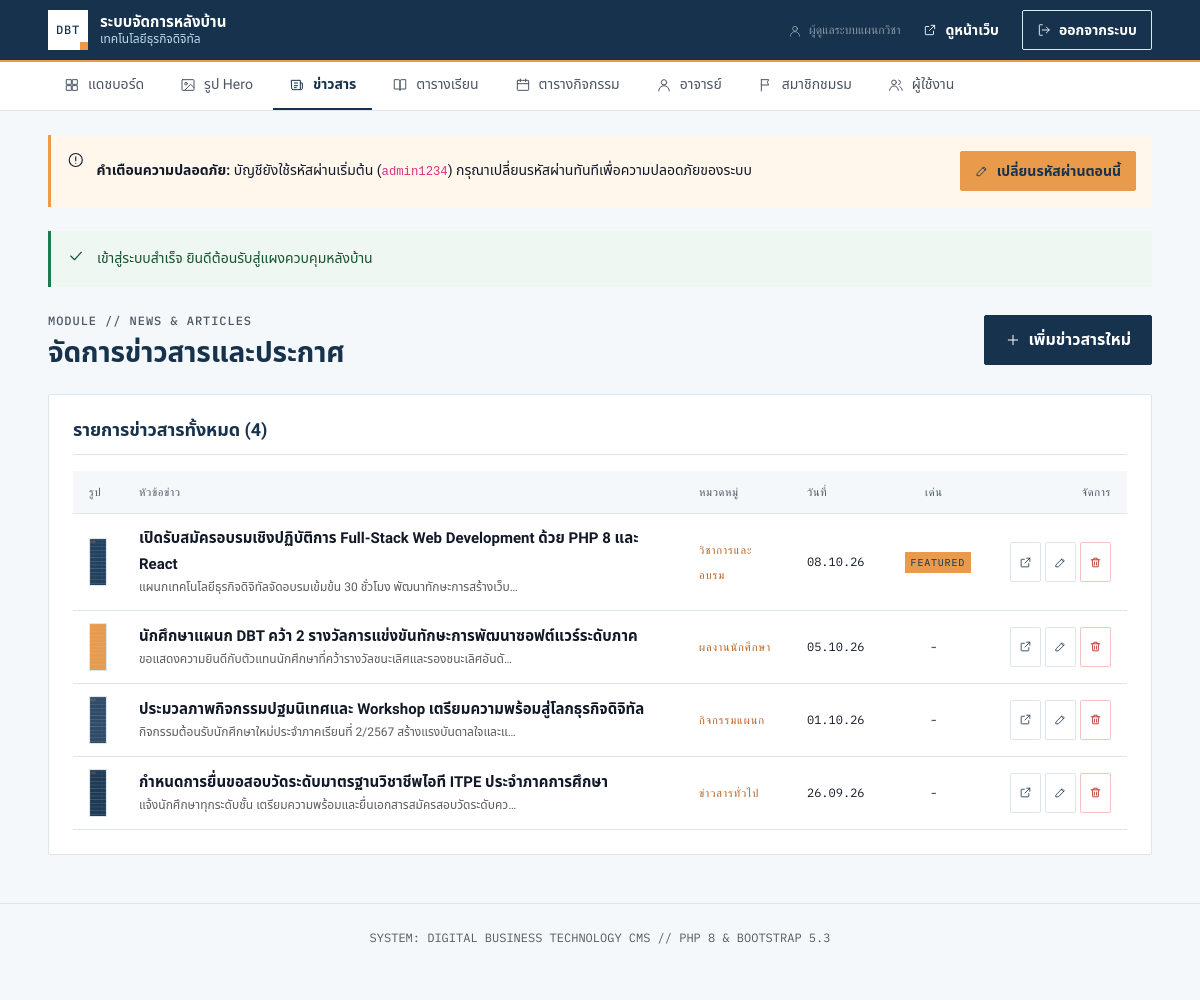
Screenshot of /admin/news.php (signed in) with the database file from the repository.
### tables this page shows
CREATE TABLE `users` (
  `id` INT AUTO_INCREMENT PRIMARY KEY,
  `username` VARCHAR(50) NOT NULL UNIQUE,
  `password_hash` VARCHAR(255) NOT NULL,
  `full_name` VARCHAR(100) NOT NULL,
  `role` VARCHAR(20) NOT NULL DEFAULT 'admin',
  `created_at` TIMESTAMP DEFAULT CURRENT_TIMESTAMP
);

CREATE TABLE `news` (
  `id` INT AUTO_INCREMENT PRIMARY KEY,
  `category_id` INT NOT NULL,
  `title` VARCHAR(255) NOT NULL,
  `summary` TEXT NOT NULL,
  `content` MEDIUMTEXT NOT NULL,
  `image_path` VARCHAR(255) NULL,
  `is_featured` TINYINT(1) NOT NULL DEFAULT 0,
  `published_at` DATE NOT NULL,
  `created_at` TIMESTAMP DEFAULT CURRENT_TIMESTAMP,
  INDEX `idx_news_cat` (`category_id`),
  INDEX `idx_news_pub` (`published_at`)
);

CREATE TABLE `news_categories` (
  `id` INT AUTO_INCREMENT PRIMARY KEY,
  `name` VARCHAR(50) NOT NULL,
  `slug` VARCHAR(50) NOT NULL UNIQUE
);

### admin/news.php (the view, shortened to what the rows shown need)
<?php
require_once __DIR__ . '/../includes/admin-header.php';
$action = filter_input(INPUT_GET, 'action', FILTER_DEFAULT) ?: 'list';
$categories = q("SELECT * FROM news_categories ORDER BY id ASC")->fetchAll();
$editItem = null;
$allNews = q("
  SELECT n.*, c.name as category_name
  FROM news n
  JOIN news_categories c ON n.category_id = c.id
  ORDER BY n.published_at DESC, n.id DESC
")->fetchAll();
?>
<div class="d-flex justify-content-between align-items-center mb-4">
  <div>
    <h1 style="font-size: 1.75rem; margin: 0;">จัดการข่าวสารและประกาศ</h1>
  </div>
</div>
<?php if ($action === 'new' || $action === 'edit'): ?>
  <!-- ====================================================================
       CREATE / EDIT FORM
       ==================================================================== -->
  <div class="admin-card">
    <div class="admin-card-head">
      <h3><?= $action === 'edit' ? 'แก้ไขข่าวสาร #' . $editItem['id'] : 'สร้างข่าวสารใหม่' ?></h3>
    </div>
    <form method="POST" action="<?= url('admin/news.php') ?>" enctype="multipart/form-data">
      <?= csrf_field() ?>
      <input type="hidden" name="sub_action" value="save">
      <?php if ($editItem): ?>
        <input type="hidden" name="id" value="<?= $editItem['id'] ?>">
      <?php endif; ?>
      <div class="row g-3">
        <div class="col-12 col-md-8">
          <label for="title" class="form-label">หัวข้อข่าว <span class="req">*</span></label>
          <input type="text"
                 name="title"
                 id="title"
                 class="form-control"
                 value="<?= e($_POST['title'] ?? $editItem['title'] ?? '') ?>"
                 required>
        </div>
        <div class="col-12 col-md-4">
          <label for="category_id" class="form-label">หมวดหมู่ <span class="req">*</span></label>
          <select name="category_id" id="category_id" class="form-select" required>
            <option value="">-- เลือกหมวดหมู่ --</option>
            <?php foreach ($categories as $c): ?>
              <?php
              $selected = (int) ($_POST['category_id'] ?? $editItem['category_id'] ?? 0) === (int) $c['id'] ? 'selected' : '';
              ?>
              <option value="<?= $c['id'] ?>" <?= $selected ?>><?= e($c['name']) ?></option>
            <?php endforeach; ?>
          </select>
        </div>
        <div class="col-12 col-md-4">
          <label for="published_at" class="form-label">วันที่เผยแพร่</label>
          <input type="date"
                 name="published_at"
                 id="published_at"
                 class="form-control mono"
                 value="<?= e($_POST['published_at'] ?? $editItem['published_at'] ?? date('Y-m-d')) ?>">
        </div>
        <div class="col-12 col-md-8 d-flex align-items-center pt-md-4">
          <div class="form-check">
            <input class="form-check-input"
                   type="checkbox"
                   name="is_featured"
                   value="1"
                   id="is_featured"
                   <?= !empty($_POST['is_featured'] ?? $editItem['is_featured'] ?? 0) ? 'checked' : '' ?>>
            <label class="form-check-label fw-bold text-navy" for="is_featured">
              ปักหมุดเป็นข่าวเด่น (Featured News)
            </label>
          </div>
        </div>
        <div class="col-12">
          <label for="summary" class="form-label">บทสรุปย่อ (Summary Snippet)</label>
          <textarea name="summary"
                    id="summary"
                    rows="2"
                    class="form-control"><?= e($_POST['summary'] ?? $editItem['summary'] ?? '') ?></textarea>
          <div class="form-text">ข้อความเกริ่นนำที่จะแสดงในการ์ดรายการข่าว</div>
        </div>
        <div class="col-12">
          <label for="content" class="form-label">เนื้อหาข่าวฉบับเต็ม (Full HTML/Text) <span class="req">*</span></label>
          <textarea name="content"
                    id="content"
                    rows="8"
                    class="form-control font-monospace"
                    required><?= e($_POST['content'] ?? $editItem['content'] ?? '') ?></textarea>
          <div class="form-text">สามารถใส่แท็ก HTML เช่น &lt;p&gt;, &lt;b&gt;, &lt;ul&gt;, &lt;li&gt; ได้ตามต้องการ</div>
        </div>
        <div class="col-12 col-md-6">
          <label for="image" class="form-label">รูปภาพประกอบข่าว</label>
          <input type="file"
                 name="image"
                 id="image"
                 class="form-control"
                 accept="image/jpeg,image/png,image/webp">
          <?php if (!empty($editItem['image_path'])): ?>
            <div class="mt-2 text-muted" style="font-size: 12px;">
              รูปเดิม: <code><?= e($editItem['image_path']) ?></code>
            </div>
          <?php endif; ?>
        </div>
      </div>
      <div class="mt-4 pt-3 border-top d-flex justify-content-end gap-2">
        <a href="<?= url('admin/news.php') ?>" class="btn btn-line">ยกเลิก</a>
        <button type="submit" class="btn btn-navy">
          <?= icon('check', 16) ?>
          <span>บันทึกข้อมูล</span>
        </button>
      </div>
    </form>
  </div>
<?php else: ?>
  <div class="admin-card">
    <div class="table-responsive">
      <table class="admin-table">
        <thead>
          <tr>
            <th style="width: 50px;">รูป</th>
            <th>หัวข้อข่าว</th>
            <th>หมวดหมู่</th>
            <th>วันที่</th>
            <th class="text-center">เด่น</th>
            <th class="text-end" style="width: 140px;">จัดการ</th>
          </tr>
        </thead>
        <tbody>
          <?php if (empty($allNews)): ?>
            <tr>
              <td colspan="6" class="text-center py-4 text-muted">ยังไม่มีข่าวสารในระบบ</td>
            </tr>
          <?php else: ?>
            <?php foreach ($allNews as $n): ?>
              <tr>
                <td>
                  <?php if (!empty($n['image_path']) && file_exists(ROOT_PATH . '/' . $n['image_path'])): ?>
                    <img src="<?= url($n['image_path']) ?>" class="table-thumb" alt="">
                  <?php else: ?>
                    <div class="table-thumb d-grid place-items-center text-muted mono" style="font-size: 10px;">NO IMG</div>
                  <?php endif; ?>
                </td>
                <td>
                  <span class="fw-bold d-block"><?= e($n['title']) ?></span>
                  <span class="text-muted d-block text-truncate" style="max-width: 380px; font-size: 12px;">
                    <?= e($n['summary']) ?>
                  </span>
                </td>
                <td>
                  <span class="tag"><?= e($n['category_name']) ?></span>
                </td>
                <td class="mono" style="font-size: 12px;">
                  <?= mono_date($n['published_at']) ?>
                </td>
                <td class="text-center">
                  <?php if ($n['is_featured']): ?>
                    <span class="badge-soon" style="font-size: 10px;">FEATURED</span>
                  <?php else: ?>
                    <span class="text-muted mono">-</span>
                  <?php endif; ?>
                </td>
                <td class="text-end">
                  <div class="d-inline-flex gap-1">
                    <a href="<?= url('news.php?id=' . $n['id']) ?>" target="_blank" class="btn btn-sm btn-line py-1 px-2" title="ดูหน้าเว็บ">
                      <?= icon('external', 13) ?>
                    </a>
                    <a href="<?= url('admin/news.php?action=edit&id=' . $n['id']) ?>" class="btn btn-sm btn-line py-1 px-2" title="แก้ไข">
                      <?= icon('pencil', 13) ?>
                    </a>
                    <form method="POST" action="<?= url('admin/news.php') ?>" class="d-inline">
                      <button type="submit"
                              class="btn btn-sm btn-danger-line py-1 px-2"
                              title="ลบ"
                              data-confirm="ยืนยันการลบข่าวสารนี้?">
                        <?= icon('trash', 13) ?>
                      </button>
                    </form>
                  </div>
                </td>
              </tr>
            <?php endforeach; ?>
          <?php endif; ?>
        </tbody>
      </table>
    </div>
  </div>
<?php endif; ?>
<?php require_once __DIR__ . '/../includes/admin-footer.php'; ?>

### includes/admin-header.php (shortened to what the rows shown need)
<?php
require_once __DIR__ . '/helpers.php';
require_once __DIR__ . '/auth.php';
require_login();
$currentUser = current_user();
?>
<!DOCTYPE html>
<html lang="th">
<head>
  <link href="https://cdn.jsdelivr.net/npm/bootstrap@5.3.3/dist/css/bootstrap.min.css" rel="stylesheet">
  <link rel="stylesheet" href="<?= url('assets/css/site.css') ?>">
  <link rel="stylesheet" href="<?= url('assets/css/admin.css') ?>">
</head>
<body style="padding-bottom: 40px; background-color: var(--c-bg-alt);">
<header class="admin-header py-2">
  <div class="container-xl d-flex align-items-center justify-content-between">
    <div class="d-flex align-items-center gap-2">
      <span class="text-white-50 d-none d-md-inline mono" style="font-size: 12px;">
        <?= icon('user', 14) ?> <?= e($currentUser['full_name'] ?? $currentUser['username'] ?? 'Admin') ?>
      </span>
      <a href="<?= url('index.php') ?>" class="btn btn-sm btn-navy" target="_blank" title="ดูหน้าเว็บจริง">
        <?= icon('external', 14) ?>
        <span class="d-none d-sm-inline">ดูหน้าเว็บ</span>
      </a>
      <a href="<?= url('logout.php') ?>" class="btn btn-sm btn-line text-white border-white-50" title="ออกจากระบบ">
        <?= icon('log-out', 14) ?>
        <span class="d-none d-sm-inline">ออกจากระบบ</span>
      </a>
    </div>
  </div>
</header>
<div class="container-xl pt-4">

### includes/helpers.php (shortened to what the rows shown need)
<?php
require_once __DIR__ . '/db.php';
function e($v): string
{
    return htmlspecialchars((string) $v, ENT_QUOTES, 'UTF-8');
}
function url(string $path = ''): string
{
    return BASE_URL . '/' . ltrim($path, '/');
}
function mono_date(?string $date): string
{
    return $date ? date('d.m.y', strtotime($date)) : '';
}
function icon(string $name, int $size = 20, string $class = ''): string
{
    $c = $class ? ' class="' . e($class) . '"' : '';
    return '<svg' . $c . ' width="' . $size . '" height="' . $size . '" viewBox="0 0 24 24" fill="none" stroke="currentColor" stroke-width="1.5" stroke-linecap="round" stroke-linejoin="round" aria-hidden="true" focusable="false">' . ($p[$name] ?? '') . '</svg>';
}

### rows the page displays
users: full_name "ผู้ดูแลระบบแผนกวิชา"
news: image_path (picture), title "เปิดรับสมัครอบรมเชิงปฏิบัติการ Full-Stack Web Development ด้วย PHP 8 และ React", summary "แผนกเทคโนโลยีธุรกิจดิจิทัลจัดอบรมเข้มข้น 30 ชั่วโมง พัฒนาทักษะการสร้างเว็บ…", news_categories.name "วิชาการและอบรม", published_at "08.10.26", is_featured "FEATURED"
news: image_path (picture), title "นักศึกษาแผนก DBT คว้า 2 รางวัลการแข่งขันทักษะการพัฒนาซอฟต์แวร์ระดับภาค", summary "ขอแสดงความยินดีกับตัวแทนนักศึกษาที่คว้ารางวัลชนะเลิศและรองชนะเลิศอันดั…", news_categories.name "ผลงานนักศึกษา", published_at "05.10.26"
news: image_path (picture), title "ประมวลภาพกิจกรรมปฐมนิเทศและ Workshop เตรียมความพร้อมสู่โลกธุรกิจดิจิทัล", summary "กิจกรรมต้อนรับนักศึกษาใหม่ประจำภาคเรียนที่ 2/2567 สร้างแรงบันดาลใจและแ…", news_categories.name "กิจกรรมแผนก", published_at "01.10.26"
news: image_path (picture), title "กำหนดการยื่นขอสอบวัดระดับมาตรฐานวิชาชีพไอที ITPE ประจำภาคการศึกษา", summary "แจ้งนักศึกษาทุกระดับชั้น เตรียมความพร้อมและยื่นเอกสารสมัครสอบวัดระดับคว…", news_categories.name "ข่าวสารทั่วไป", published_at "26.09.26"

### other values shown
SITE_NAME "เทคโนโลยีธุรกิจดิจิทัล"
$flash['msg'] "เข้าสู่ระบบสำเร็จ ยินดีต้อนรับสู่แผงควบคุมหลังบ้าน"
count($allNews) "4"
